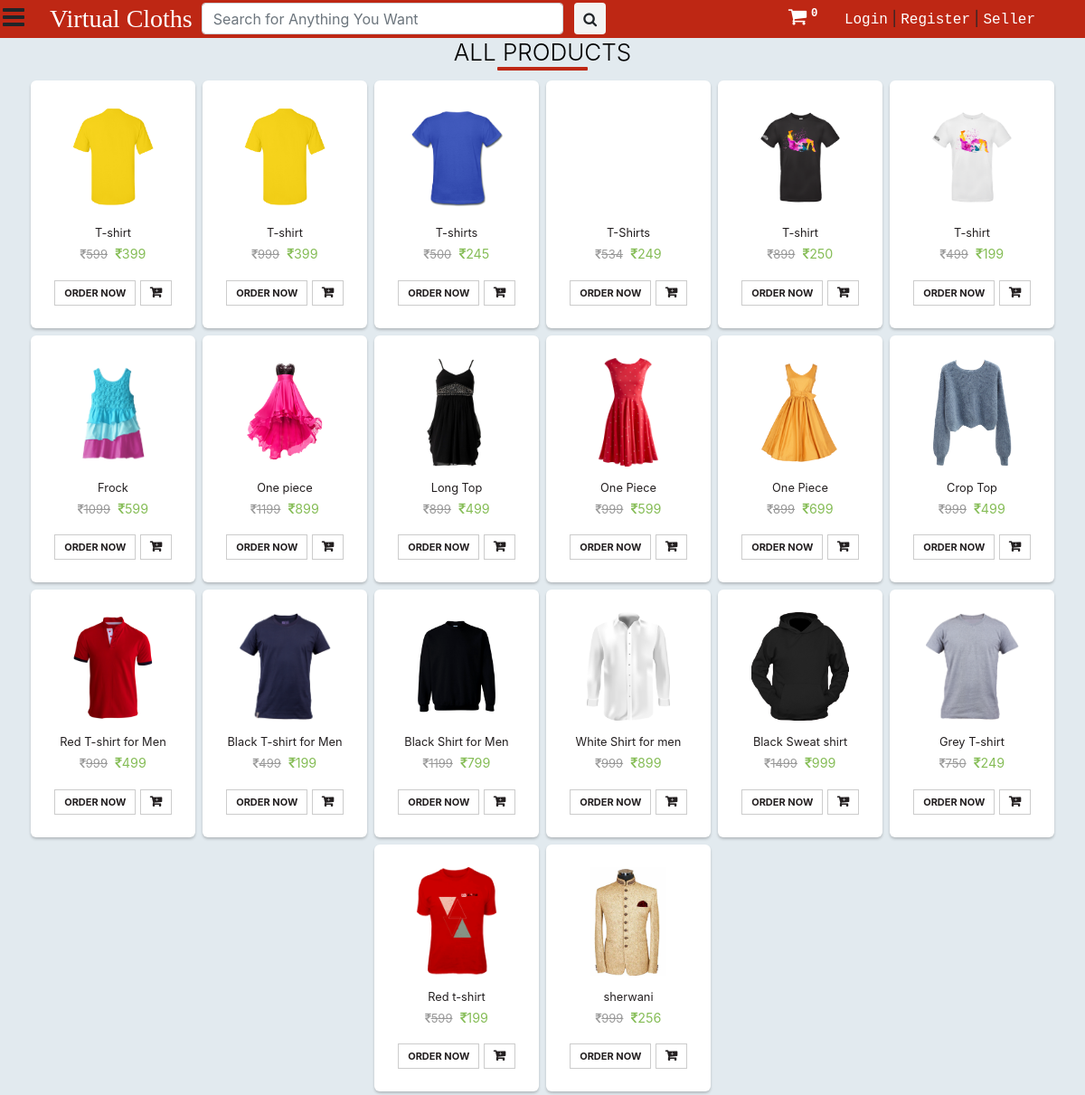
The app's page /search/ with its own data.
### saler/models.py (models this page shows, shortened)
class Product(models.Model):
	GST_CHOICES = (("0",'0'),("3",'3'),("5",'5'),("12",'12'),("18",'18'),("28",'28'))
	product_id = models.BigAutoField(primary_key=True)
	product_id2 = models.CharField(max_length=100,default='')
	shop = models.ForeignKey(User, on_delete=models.CASCADE,default='')
	product_name = models.CharField(max_length=100)
	category = models.ForeignKey(category, default="", verbose_name="Category", on_delete=models.SET_DEFAULT, null=True)
	subcategory = models.CharField(max_length=50, default="")
	price = models.IntegerField(default=0)
	price_not = models.IntegerField(default=999)
	desc = models.TextField()
	gst = models.CharField(default='0',max_length=3,choices=GST_CHOICES)
	pub_date = models.DateField(auto_now=True)
	image1 = models.ImageField(upload_to='products/images', default="",null=True)
	image2 = models.ImageField(upload_to='products/images', default="",null=True,blank=True)
	image3 = models.ImageField(upload_to='products/images', default="",null=True,blank=True)
	image4 = models.ImageField(upload_to='products/images', default="",null=True,blank=True)
	image5 = models.ImageField(upload_to='products/images', default="",null=True,blank=True)

### main/views.py (the view)
# urls.py: path('search/', views.search, name="search"),
def search(request):
	query = request.GET.get('query', '')
	prods = []
	for prod in [i for i in Product.objects.all() ]:
		if query.lower() in prod.product_name.lower() or query.lower() in prod.desc.lower() or query.lower() in prod.subcategory.lower():
			prods.append([prod,[item for item in ProductSize.objects.filter(product=prod)]])
	params = {
		'product':prods,
		'cart_element_no' : len([p for p in Cart.objects.all() if p.user == request.user]),
		'category':category.objects.all(),
		}
	return render(request, 'main/view_all.html', params)

### main/templatetags/app_tags.py (called while the page is built)
@register.filter(name='split')
def split(str, key):
    return str.split(key)

### saler/models.py (called while the page is built)
	def __str__(self):
		return f'{self.name}'

### main/templates/main/view_all.html (shortened to what this page needs)
{% extends 'main/base.html' %}
{% load static %}
{% block main_body %}
<div class="container-fluid" style="background-color: #e2eaef;">
		<h2>All <b>{{catg}}</b> Products</h2>
		<div class="row pt-1" style="justify-content: center;">
			{% for i in product reversed %}
			<div class="p-1 prod1212">
				<a href="{% url 'home' %}product/{{i.0.product_id}}" style="text-decoration: none; color: #231f20">
				<div class="thumb-wrapper">
					<div class="img-box">
						<img src="{{i.0.image1.url}}" class="img-responsive img-fluid" alt="">
					</div>
					<div class="thumb-content">
						<small>{{i.0.product_name}}</small>
						<p class="item-price"><strike><i class="fa fa-inr"
														aria-hidden="true"></i>{{i.0.price_not}}</strike> <span><i class="fa fa-inr"
												aria-hidden="true"></i>{{i.0.price}}</span></p>
						<div>
							{% if i.1 %}
							<a p_id="{{i.0.product_id}}" class="btn btn-primary oprbtn" id="ord{{i.0.product_id}}">Order Now</a>
							<a p_id="{{i.0.product_id}}" class="btn btn-primary oprbtn"  style="padding: 5px 10px 5px 5px;" id="atc{{i.0.product_id}}"><i class="fa fa-cart-plus" aria-hidden="true"></i></a>
										{% endif %}
						</div>
					</div>
				</div>
				</a>
			</div>
			{% endfor %}
		</div>
</div>
{% endblock main_body %}

### main/static/main/css/style.css (style rules this page uses)
body a { text-decoration:none; transition:0.5s all; -webkit-transition:0.5s all; -moz-transition:0.5s all; -o-transition:0.5s all; -ms-transition:0.5s all; }
.item-price { font-size: 13px; padding: 2px 0; }
.item-price strike { color: #999; margin-right: 5px; }
.item-price span { color: #86bd57; font-size: 110%; }

### main/templates/main/view_all.html (style rules this page uses)
.prod1212 .thumb-wrapper { padding: 25px 15px; background: #fff; border-radius: 6px; text-align: center; position: relative; box-shadow: 0 2px 3px rgba(0,0,0,0.2); }
.prod1212 .img-box { height: 120px; margin-bottom: 10px; width: 100%; position: relative; }
.prod1212 img { max-width: 100%; max-height: 100%; display: inline-block; position: absolute; bottom: 0; margin: 0 auto; left: 0; right: 0; }
.prod1212 .thumb-content .btn { color: #231f20; border-radius: 0; font-size: 11px; text-transform: uppercase; font-weight: bold; background: none; border: 1px solid #ccc; padding: 5px 10px; line-height: 16px; }
.prod1212 .thumb-content .btn i { font-size: 14px; font-weight: bold; margin-left: 5px; }
h2 { color: #000; font-size: 26px; font-weight: 300; text-align: center; text-transform: uppercase; position: relative; }
h2::after { content: ""; width: 100px; position: absolute; margin: 0 auto; height: 4px; border-radius: 1px; background: #be2714; left: 0; right: 0; bottom: -5px; }
.item-price { font-size: 13px; padding: 2px 0; }
.prod1212 { width: 190px; }

### records on screen
Product: image1 (picture), product_name "T-shirt", price_not "599", price "399"
Product: image1 (picture), product_name "T-shirt", price_not "999", price "399"
Product: image1 (picture), product_name "T-shirts", price_not "500", price "245"
Product: product_name "T-Shirts", price_not "534", price "249"
Product: image1 (picture), product_name "T-shirt", price_not "899", price "250"
Product: image1 (picture), product_name "T-shirt", price_not "499", price "199"
Product: image1 (picture), product_name "Frock", price_not "1099", price "599"
Product: image1 (picture), product_name "One piece", price_not "1199", price "899"
Product: image1 (picture), product_name "Long Top", price_not "899", price "499"
Product: image1 (picture), product_name "One Piece", price_not "999", price "599"
Product: image1 (picture), product_name "One Piece", price_not "899", price "699"
Product: image1 (picture), product_name "Crop Top", price_not "999", price "499"
Product: image1 (picture), product_name "Red T-shirt for Men", price_not "999", price "499"
Product: image1 (picture), product_name "Black T-shirt for Men", price_not "499", price "199"
Product: image1 (picture), product_name "Black Shirt for Men", price_not "1199", price "799"
Product: image1 (picture), product_name "White Shirt for men", price_not "999", price "899"
Product: image1 (picture), product_name "Black Sweat shirt", price_not "1499", price "999"
Product: image1 (picture), product_name "Grey T-shirt", price_not "750", price "249"
Product: image1 (picture), product_name "Red t-shirt", price_not "599", price "199"
Product: image1 (picture), product_name "sherwani", price_not "999", price "256"

### other values on screen
{{ cart_element_no }} "0"
